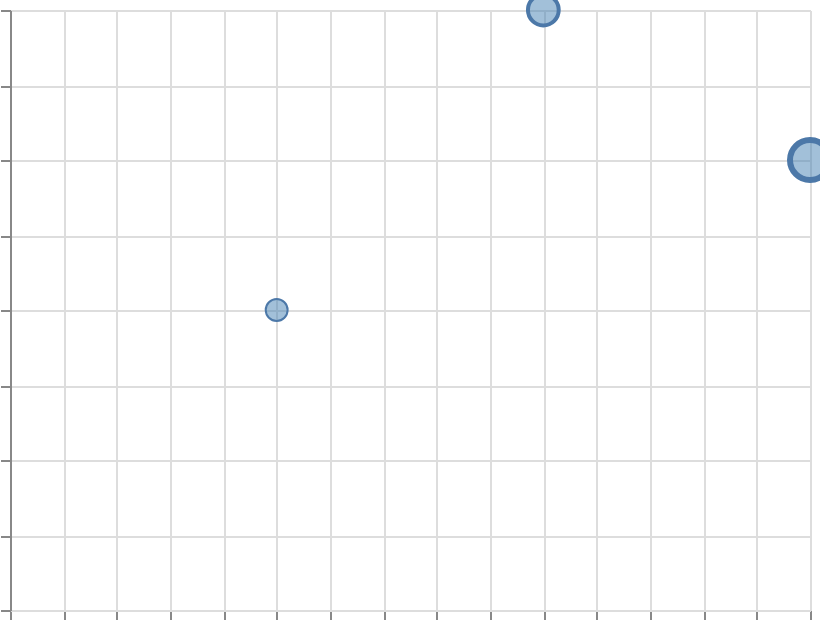

Source (Vega-Lite JSON):
### Vega specification from a JSON file in a GitHub repository (floating-point values rounded to 4 significant figures)
{"$schema": "https://vega.github.io/schema/vega/v6.json", "width": 400, "height": 300, "padding": 5, "autosize": "none", "data": [{"name": "table", "values": [{"x": 1, "y": 2, "val": 30, "sw": 1}, {"x": 2, "y": 4, "val": 80, "sw": 2}, {"x": 3, "y": 3, "val": 150, "sw": 3}]}], "scales": [{"name": "x", "type": "linear", "domain": {"data": "table", "field": "x"}, "range": "width", "nice": true}, {"name": "y", "type": "linear", "domain": {"data": "table", "field": "y"}, "range": [{"signal": "height"}, 0], "nice": true}, {"name": "size", "type": "linear", "domain": {"data": "table", "field": "val"}, "range": [50, 400]}], "marks": [{"type": "symbol", "from": {"data": "table"}, "encode": {"update": {"x": {"scale": "x", "field": "x"}, "y": {"scale": "y", "field": "y"}, "size": {"scale": "size", "field": "val"}, "fill": {"value": "steelblue"}, "fillOpacity": {"value": 0.5}, "stroke": {"value": "#4c78a8"}, "strokeWidth": {"field": "sw"}}}}], "axes": [{"scale": "x", "orient": "bottom", "grid": true, "labels": false}, {"scale": "y", "orient": "left", "grid": true, "labels": false}]}
